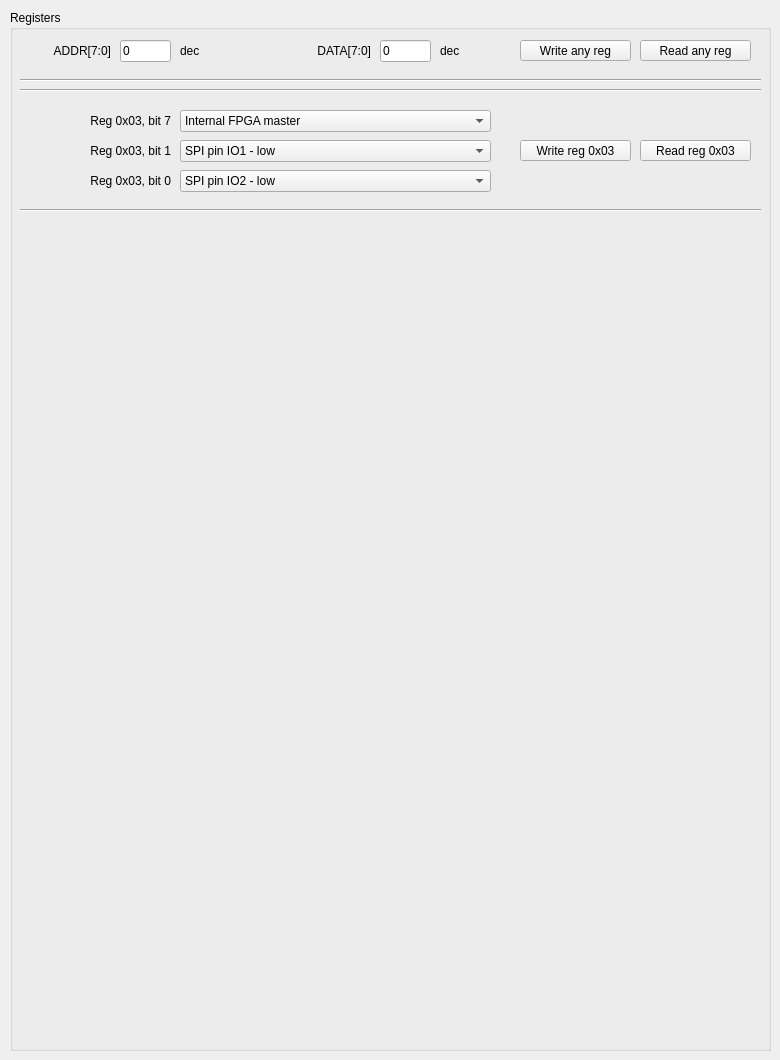
   <widget class="QWidget" name="tab_2">
    <attribute name="title">
     <string>UART2SPI bridge regs</string>
    </attribute>
    <widget class="QGroupBox" name="groupBox_5">
     <property name="geometry">
      <rect>
       <x>10</x>
       <y>10</y>
       <width>761</width>
       <height>1041</height>
      </rect>
     </property>
     <property name="title">
      <string>Registers</string>
     </property>
     <property name="checkable">
      <bool>false</bool>
     </property>
     <widget class="CustomControls::LineEdit" name="lineEdit_21">
      <property name="geometry">
       <rect>
        <x>110</x>
        <y>30</y>
        <width>51</width>
        <height>22</height>
       </rect>
      </property>
      <property name="accessibleName">
       <string>U2SADDR</string>
      </property>
      <property name="text">
       <string>0</string>
      </property>
     </widget>
     <widget class="QLabel" name="label_73">
      <property name="geometry">
       <rect>
        <x>10</x>
        <y>30</y>
        <width>91</width>
        <height>21</height>
       </rect>
      </property>
      <property name="text">
       <string>ADDR[7:0]</string>
      </property>
      <property name="alignment">
       <set>Qt::AlignRight|Qt::AlignTrailing|Qt::AlignVCenter</set>
      </property>
     </widget>
     <widget class="QLabel" name="label_74">
      <property name="geometry">
       <rect>
        <x>170</x>
        <y>30</y>
        <width>31</width>
        <height>21</height>
       </rect>
      </property>
      <property name="text">
       <string>dec</string>
      </property>
     </widget>
     <widget class="CustomControls::PushButton" name="pushButton_22">
      <property name="geometry">
       <rect>
        <x>510</x>
        <y>30</y>
        <width>111</width>
        <height>21</height>
       </rect>
      </property>
      <property name="accessibleName">
       <string>WriteREGX(U2SADDR)</string>
      </property>
      <property name="text">
       <string>Write any reg</string>
      </property>
     </widget>
     <widget class="CustomControls::PushButton" name="pushButton_23">
      <property name="geometry">
       <rect>
        <x>630</x>
        <y>30</y>
        <width>111</width>
        <height>21</height>
       </rect>
      </property>
      <property name="accessibleName">
       <string>ReadREGX(U2SADDR)</string>
      </property>
      <property name="text">
       <string>Read any reg</string>
      </property>
     </widget>
     <widget class="CustomControls::LineEdit" name="lineEdit_27">
      <property name="geometry">
       <rect>
        <x>370</x>
        <y>30</y>
        <width>51</width>
        <height>22</height>
       </rect>
      </property>
      <property name="accessibleName">
       <string>U2SREGADDR[7:0]</string>
      </property>
      <property name="text">
       <string>0</string>
      </property>
     </widget>
     <widget class="QLabel" name="label_77">
      <property name="geometry">
       <rect>
        <x>270</x>
        <y>30</y>
        <width>91</width>
        <height>21</height>
       </rect>
      </property>
      <property name="text">
       <string>DATA[7:0]</string>
      </property>
      <property name="alignment">
       <set>Qt::AlignRight|Qt::AlignTrailing|Qt::AlignVCenter</set>
      </property>
     </widget>
     <widget class="QLabel" name="label_78">
      <property name="geometry">
       <rect>
        <x>430</x>
        <y>30</y>
        <width>31</width>
        <height>21</height>
       </rect>
      </property>
      <property name="text">
       <string>dec</string>
      </property>
     </widget>
     <widget class="Line" name="line_4">
      <property name="geometry">
       <rect>
        <x>10</x>
        <y>190</y>
        <width>741</width>
        <height>20</height>
       </rect>
      </property>
      <property name="orientation">
       <enum>Qt::Horizontal</enum>
      </property>
     </widget>
     <widget class="Line" name="line_9">
      <property name="geometry">
       <rect>
        <x>10</x>
        <y>60</y>
        <width>741</width>
        <height>21</height>
       </rect>
      </property>
      <property name="orientation">
       <enum>Qt::Horizontal</enum>
      </property>
     </widget>
     <widget class="Line" name="line_10">
      <property name="geometry">
       <rect>
        <x>10</x>
        <y>70</y>
        <width>741</width>
        <height>21</height>
       </rect>
      </property>
      <property name="orientation">
       <enum>Qt::Horizontal</enum>
      </property>
     </widget>
     <widget class="CustomControls::ComboBox" name="comboBoxS1R1_4">
      <property name="geometry">
       <rect>
        <x>170</x>
        <y>100</y>
        <width>311</width>
        <height>22</height>
       </rect>
      </property>
      <property name="accessibleName">
       <string>U2SREGX03[bit7]</string>
      </property>
      <item>
       <property name="text">
        <string>Internal FPGA master</string>
       </property>
      </item>
      <item>
       <property name="text">
        <string>External master via ribbon cable</string>
       </property>
      </item>
     </widget>
     <widget class="CustomControls::PushButton" name="pushButton_24">
      <property name="geometry">
       <rect>
        <x>510</x>
        <y>130</y>
        <width>111</width>
        <height>21</height>
       </rect>
      </property>
      <property name="accessibleName">
       <string>WriteREGX(U2SREGX03)</string>
      </property>
      <property name="text">
       <string>Write reg 0x03</string>
      </property>
     </widget>
     <widget class="CustomControls::PushButton" name="pushButton_25">
      <property name="geometry">
       <rect>
        <x>630</x>
        <y>130</y>
        <width>111</width>
        <height>21</height>
       </rect>
      </property>
      <property name="accessibleName">
       <string>ReadREGX(U2SREGX03)</string>
      </property>
      <property name="text">
       <string>Read reg 0x03</string>
      </property>
     </widget>
     <widget class="QLabel" name="label_75">
      <property name="geometry">
       <rect>
        <x>50</x>
        <y>100</y>
        <width>111</width>
        <height>21</height>
       </rect>
      </property>
      <property name="text">
       <string>Reg 0x03, bit 7</string>
      </property>
      <property name="alignment">
       <set>Qt::AlignRight|Qt::AlignTrailing|Qt::AlignVCenter</set>
      </property>
     </widget>
     <widget class="QLabel" name="label_76">
      <property name="geometry">
       <rect>
        <x>50</x>
        <y>130</y>
        <width>111</width>
        <height>21</height>
       </rect>
      </property>
      <property name="text">
       <string>Reg 0x03, bit 1</string>
      </property>
      <property name="alignment">
       <set>Qt::AlignRight|Qt::AlignTrailing|Qt::AlignVCenter</set>
      </property>
     </widget>
     <widget class="QLabel" name="label_79">
      <property name="geometry">
       <rect>
        <x>50</x>
        <y>160</y>
        <width>111</width>
        <height>21</height>
       </rect>
      </property>
      <property name="text">
       <string>Reg 0x03, bit 0</string>
      </property>
      <property name="alignment">
       <set>Qt::AlignRight|Qt::AlignTrailing|Qt::AlignVCenter</set>
      </property>
     </widget>
     <widget class="CustomControls::ComboBox" name="comboBoxS1R1_5">
      <property name="geometry">
       <rect>
        <x>170</x>
        <y>160</y>
        <width>311</width>
        <height>22</height>
       </rect>
      </property>
      <property name="accessibleName">
       <string>U2SREGX03[bit0]</string>
      </property>
      <item>
       <property name="text">
        <string>SPI pin IO2 - low</string>
       </property>
      </item>
      <item>
       <property name="text">
        <string>SPI pin IO2 - high</string>
       </property>
      </item>
     </widget>
     <widget class="CustomControls::ComboBox" name="comboBoxS1R1_6">
      <property name="geometry">
       <rect>
        <x>170</x>
        <y>130</y>
        <width>311</width>
        <height>22</height>
       </rect>
      </property>
      <property name="accessibleName">
       <string>U2SREGX03[bit1]</string>
      </property>
      <item>
       <property name="text">
        <string>SPI pin IO1 - low</string>
       </property>
      </item>
      <item>
       <property name="text">
        <string>SPI pin IO1 - high</string>
       </property>
      </item>
     </widget>
    </widget>
   </widget>
